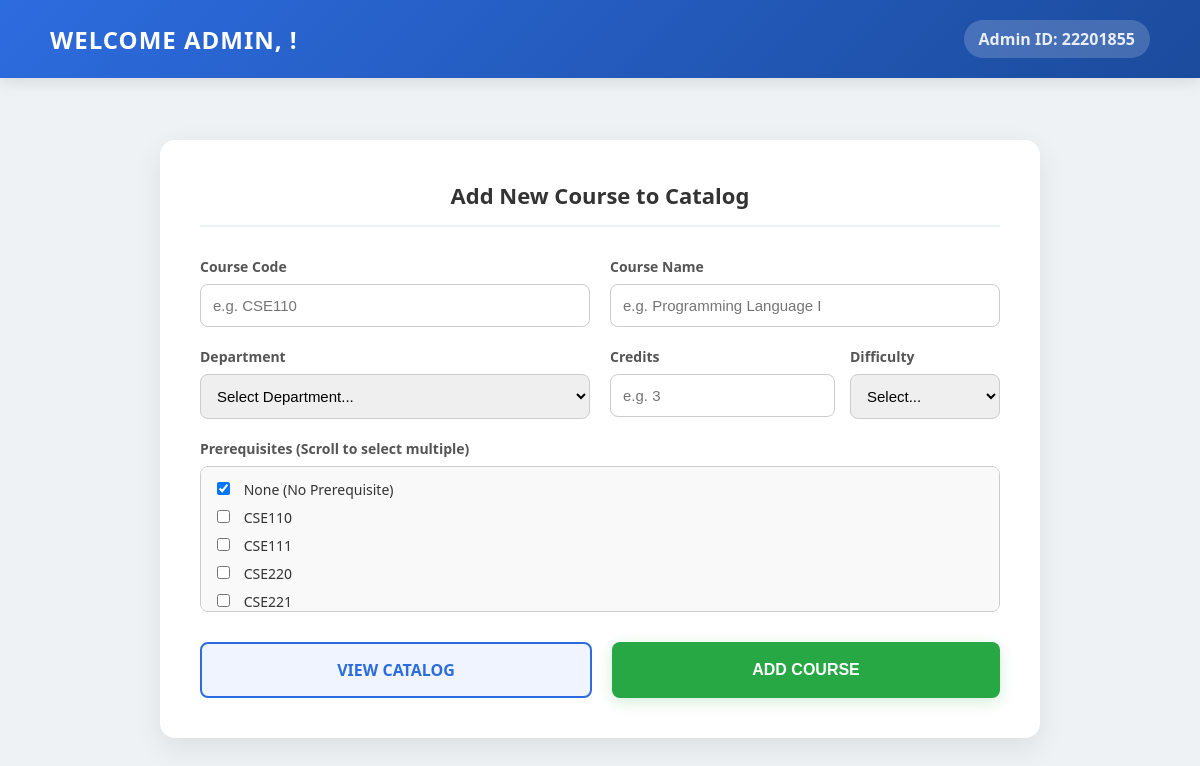
The page /smart_semester_planner/admin_dashboard.php (signed in) on the database its author committed.
### tables this page shows
CREATE TABLE `course` (
  `course_id` int(11) NOT NULL,
  `course_name` varchar(150) NOT NULL,
  `course_code` varchar(50) NOT NULL,
  `credit_hours` int(11) NOT NULL,
  `difficulty_level` varchar(30) NOT NULL,
  `admin_id` varchar(20) DEFAULT NULL,
  `dept_id` int(11) DEFAULT NULL
);

### smart_semester_planner/admin_dashboard.php (the view, shortened to what this page needs)
<?php
include "DBconnect.php";
$name = $_SESSION['admin_name'];
$admin_id = $_SESSION['admin_id'];
$courses_result = mysqli_query($conn, "SELECT course_id, course_code FROM COURSE ORDER BY course_code ASC");
?>
<!DOCTYPE html>
<html>
<head>
</head>
<body>
    <div class="header-banner">
        <h2>Welcome Admin, <?php echo strtoupper(htmlspecialchars($name)); ?>!</h2>
        <p>Admin ID: <?php echo htmlspecialchars($admin_id); ?></p>
    </div>
    <div class="main-content">
        <div class="dashboard-card">
            <h3>Add New Course to Catalog</h3>
            <form method="POST" action="admin_dashboard.php">
                <div class="form-grid">
                    <div class="form-group">
                        <label>Course Code</label>
                        <input type="text" name="course_code" placeholder="e.g. CSE110" required>
                    </div>
                    <div class="form-group">
                        <label>Course Name</label>
                        <input type="text" name="course_name" placeholder="e.g. Programming Language I" required>
                    </div>
                    <div class="form-group">
                        <label>Department</label>
                        <select name="dept_id" required>
                            <option value="" disabled selected>Select Department...</option>
                        </select>
                    </div>
                    <div class="form-group" style="display: flex; flex-direction: row; gap: 15px;">
                        <div style="flex: 1; display: flex; flex-direction: column; gap: 8px;">
                            <label>Credits</label>
                            <input type="number" min="1" name="credit_hours" placeholder="e.g. 3" required>
                        </div>
                        <div style="flex: 2; display: flex; flex-direction: column; gap: 8px;">
                            <label>Difficulty</label>
                            <select name="difficulty" required>
                                <option value="" disabled selected>Select...</option>
                            </select>
                        </div>
                    </div>
                    <div class="form-group full-width">
                        <label>Prerequisites (Scroll to select multiple)</label>
                        <div class="prereq-box">
                            <label><input type="checkbox" name="prerequisites[]" value="none" checked> None (No Prerequisite)</label>
                            <?php while ($row = mysqli_fetch_assoc($courses_result)) { ?>
                                <label>
                                    <input type="checkbox" name="prerequisites[]" value="<?php echo $row['course_id']; ?>">
                                    <?php echo htmlspecialchars($row['course_code']); ?>
                                </label>
                            <?php } ?>
                        </div>
                    </div>
                </div>
                <div class="btn-container">
                    <a href="view_courses.php" class="btn btn-blue">VIEW CATALOG</a>
                    <button type="submit" class="btn btn-green">ADD COURSE</button>
                </div>
            </form>
        </div>
    </div>
</body>
</html>

### smart_semester_planner/admin_dashboard.php (style rules this page uses)
body { font-family: 'Segoe UI', Tahoma, Geneva, Verdana, sans-serif; background: #eef2f5; margin: 0; padding: 0; display: flex; flex-direction: column; min-height: 100vh; }
.header-banner { background: linear-gradient(135deg, #2d6cdf, #1b4b9c); color: white; padding: 20px 50px; display: flex; justify-content: space-between; align-items: center; box-shadow: 0 4px 15px rgba(0,0,0,0.1); }
.header-banner h2 { margin: 0; font-size: 24px; font-weight: 600; text-transform: uppercase; letter-spacing: 1px; }
.header-banner p { margin: 0; font-size: 16px; font-weight: bold; opacity: 0.9; background: rgba(255,255,255,0.2); padding: 8px 15px; border-radius: 20px; }
.main-content { flex-grow: 1; display: flex; flex-direction: column; justify-content: center; align-items: center; padding: 40px; }
.dashboard-card { background: white; width: 100%; max-width: 800px; padding: 40px; border-radius: 15px; box-shadow: 0 10px 30px rgba(0,0,0,0.08); }
.dashboard-card h3 { margin-top: 0; color: #333; text-align: center; margin-bottom: 30px; font-size: 22px; border-bottom: 2px solid #eef2f5; padding-bottom: 15px; }
.form-grid { display: grid; grid-template-columns: 1fr 1fr; gap: 20px; }
.form-group { display: flex; flex-direction: column; gap: 8px; }
.form-group.full-width { grid-column: span 2; }
label { font-weight: bold; color: #555; font-size: 14px; }
input[type="text"], input[type="number"], select { padding: 12px; border: 1px solid #ccc; border-radius: 8px; font-size: 15px; outline: none; transition: 0.3s; }
.prereq-box { height: 120px; overflow-y: auto; border: 1px solid #ccc; border-radius: 8px; padding: 12px; background: #f9f9f9; }
.prereq-box label { display: block; cursor: pointer; margin-bottom: 8px; font-weight: normal; color: #333; }
.prereq-box input[type="checkbox"] { margin-right: 10px; }
.btn-container { display: flex; gap: 20px; margin-top: 30px; }
.btn { flex: 1; text-align: center; padding: 15px; border-radius: 8px; font-weight: bold; font-size: 16px; text-decoration: none; transition: all 0.3s ease; border: none; cursor: pointer; }
.btn-green { background: #28a745; color: white; box-shadow: 0 4px 15px rgba(40, 167, 69, 0.2); }
.btn-blue { background: #f0f4ff; color: #2d6cdf; border: 2px solid #2d6cdf; }

### rows shown on the page
course: course_code "CSE110"
course: course_code "CSE111"
course: course_code "CSE220"
course: course_code "CSE221"

### other values the page prints
$admin_id "22201855"
